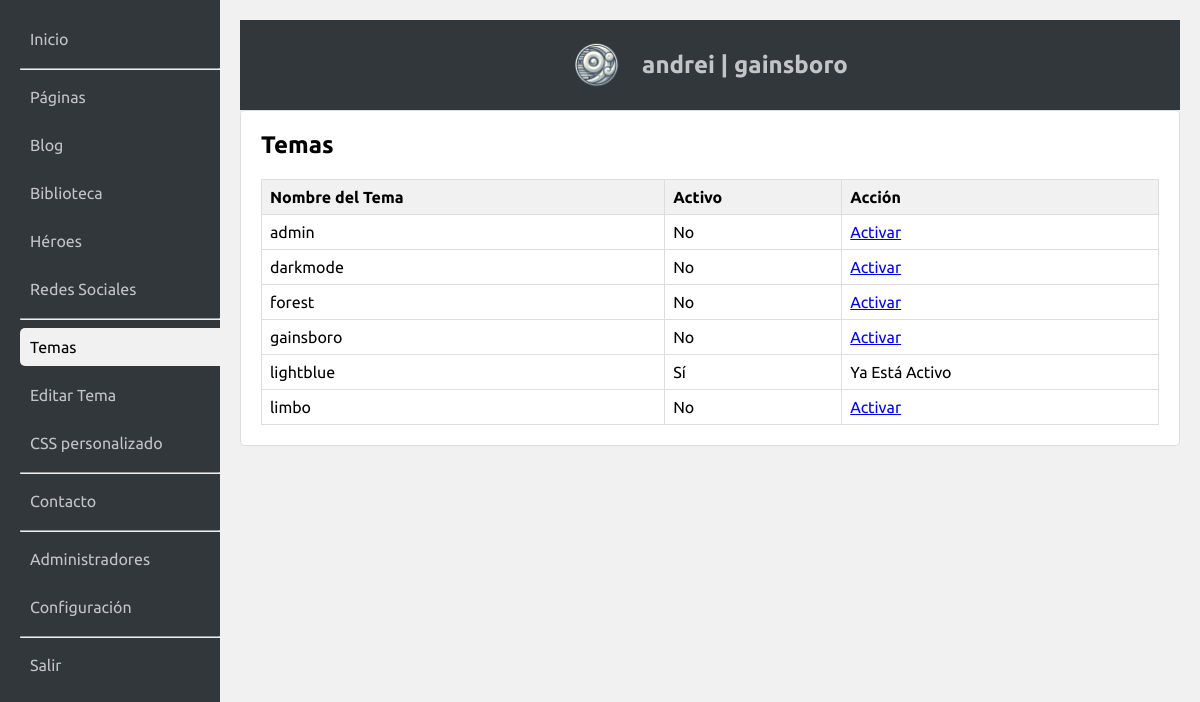
/admin/index.php?action=list_themes (signed in), run on an earlier commit of the app's database.
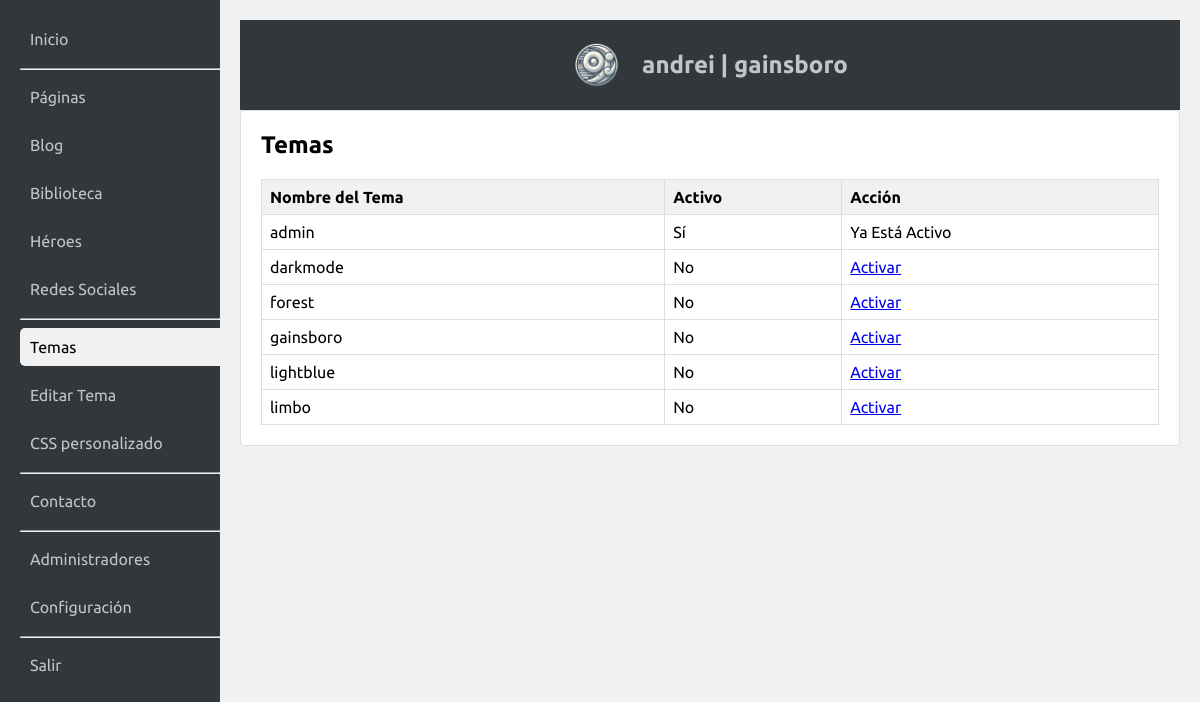
And on a later commit of the database.
### tables this page shows
CREATE TABLE config (
    id INTEGER PRIMARY KEY AUTOINCREMENT,
    key TEXT UNIQUE NOT NULL,
    value TEXT NOT NULL
);

### admin/index.php (called while the page is built, shortened)
<?php
require_once 'admin.php';

### admin/funciones/obtenertemas.php (called while the page is built)
<?php
function getAvailableThemes() {
    $themeFiles = glob('../css/*.css');
    $themes = [];
    if ($themeFiles !== false) {
        foreach ($themeFiles as $filePath) {
            $themes[] = pathinfo($filePath, PATHINFO_FILENAME);
        }
    }
    return $themes;
}
?>

### admin/acciones/listartemas.php (the view, shortened to what this page needs)
<?php
	$themes = getAvailableThemes();
        $activeTheme = $db->querySingle("SELECT value FROM config WHERE key='active_theme'");
        $html = "<h2>Temas</h2>";
        $html .= "<table class='admin-table'>
                    <tr><th>Nombre del Tema</th><th>Activo</th><th>Acción</th></tr>";
        foreach ($themes as $tName) {
            $isActive = ($tName === $activeTheme) ? 'Sí' : 'No';
            $html .= "<tr>
                        <td>$tName</td>
                        <td>$isActive</td>
                        <td>";
            if ($isActive === 'No') {
                $html .= "<a href='?action=activate_theme&theme=$tName'>Activar</a>";
            } else {
                $html .= "Ya Está Activo";
            }
            $html .= "</td>
                      </tr>";
        }
        $html .= "</table>";
?>

What changed in the data, as far as the page shows it:
changed config "Sí": value "lightblue" → "admin" (drawn)
Also different on the page:
new list line: "admin"
new list line: "Sí Ya Está Activo"
new list line: "lightblue Activar"
new list line: "No"
list line gone: "admin Activar"
list line gone: "No"
list line gone: "lightblue"
list line gone: "Sí Ya Está Activo"
